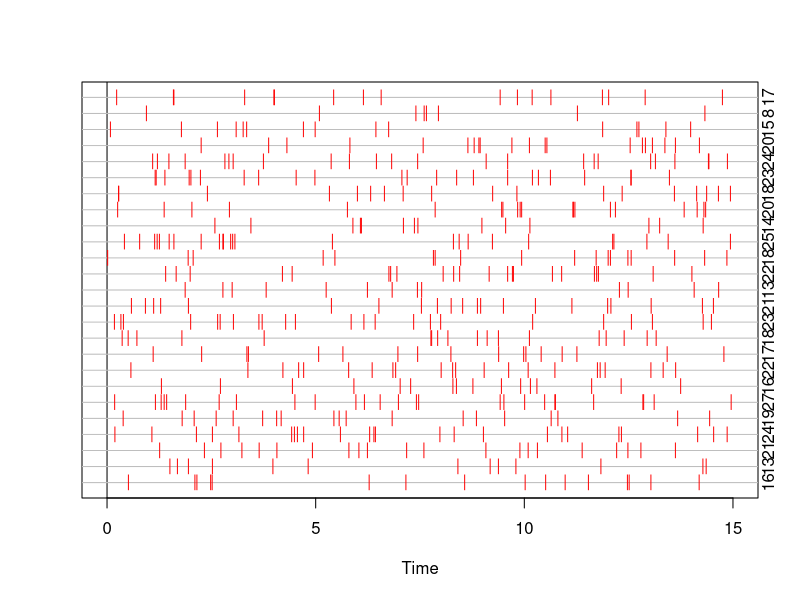
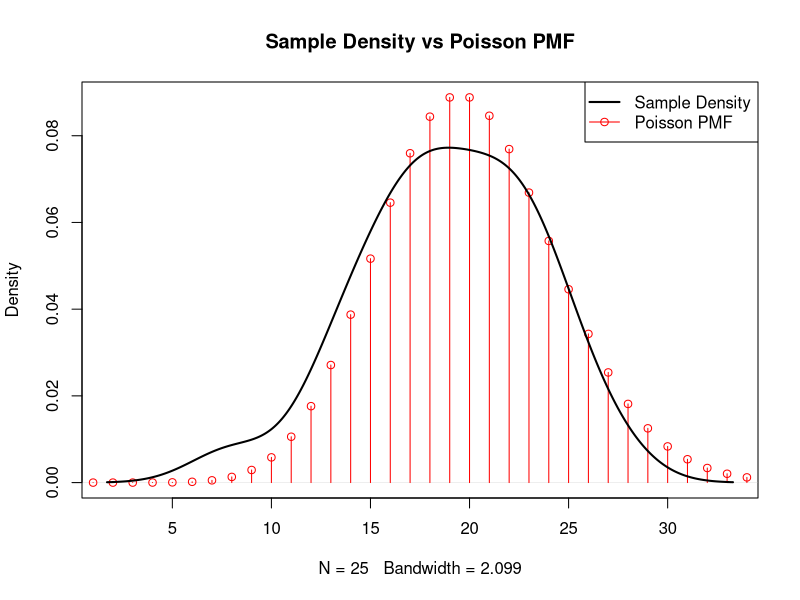

R code for these plots, in order:
# Author: Jeremy Werner

# This script will iteratively sample from an exponential distribution and plot the times of events
# sequentially on "number_of_trials" number of timelines. These "number_of_trials" number of timelines 
# will then have their occurrences added up (as printed on the right of the graph), hence creating observations from a 
# poisson distribution while actually being able to picture the event times (instead of just the number, like we usually do). 
# The value of the parameter lambda can be changed as well as the time period over which we are counting events, denoted
# as "lambda_input" and "top_of_time_period_input" respectively. Finally, the sampled poisson realizations can be plotted against 
# the theoretical probability mass function to show similarities

# User inputs
##
lambda_input = 20
number_of_trials = 25
top_of_time_period_input = 15 
##

plot_event_times = function(lambda, ymax, top_of_time_period){

	plot(0,0, type = "n", xlim = c(0,top_of_time_period), ylim = c(1,ymax), yaxt = 'n', ylab = "", xlab = "Time")
	abline(v = 0)
	sampling_vector = rep(0, ymax)

	for(i in 1:ymax){
		ind = 1
		t = 0
		obs = list()
		while(ind){
			# Iterative sampling of exponential distribution coming from inverse CDF trick 
			t = t - log(1-runif(1))/(lambda/top_of_time_period)
			if(t > top_of_time_period){
				ind = 0
				out_vector = unlist(obs)
			}else{
				obs[[ind]] = t
				ind = ind + 1
			}
		}
		sampling_vector[i] = length(out_vector) 
		abline(i, 0, col = "grey")
		points(out_vector, rep(i,length(out_vector)), col = "RED", pch = "|", lwd = 2)
		mtext(length(out_vector), 4, at = i)
	}
	return(sampling_vector)
} # plot_event_times


# Sample density (from above) vs theoretical PMF

plot_density_vs_pmf = function(lambda, sampling_vector_in, tot_in){
	x <- seq(0, 5*tot_in, 1)
	dpois_nums = dpois(x, lambda)
	density_nums = density(sampling_vector_in)
	plot(density_nums, main = "Sample Density vs Poisson PMF", ylim = range(c(dpois_nums,density_nums$y)), type = "n")
	points(x, dpois_nums, type = "h", col = "RED")
	points(x, dpois_nums, col = "RED")
	points(density_nums, type = "l", lwd = 2)  # So the red pmf doesn't overlap the black density, because of ocd
	legend("topright", c("Sample Density", "Poisson PMF"), lty = c(1,1), col = c("black", "red"), pch = c(NA,1), lwd = c(2,1))
}


# Main Block
poisson_samples = plot_event_times(lambda_input, number_of_trials, top_of_time_period_input)
plot_density_vs_pmf(lambda_input, poisson_samples, top_of_time_period_input)
